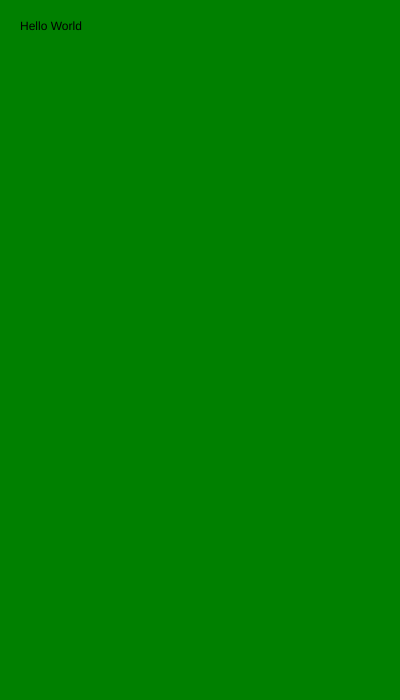
Frame 1 (no input)
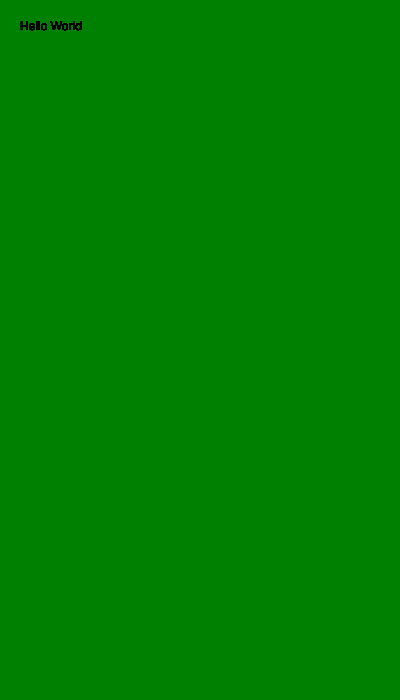
Frame 60 (no input)
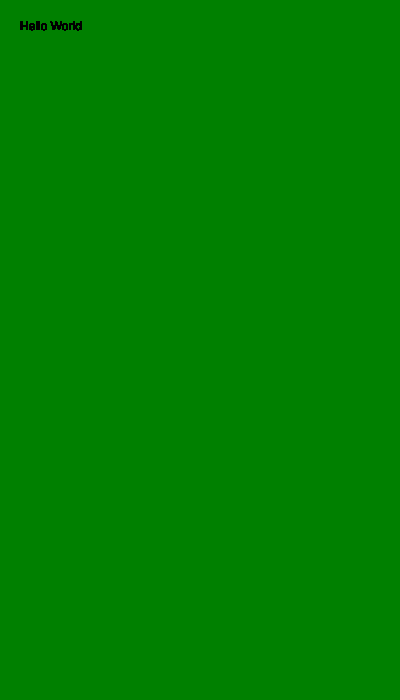
Frame 120 (the mouse pressed at the canvas centre since frame 60)

The p5.js sketch that drew these frames (run headless with seeded random() and noise() and a simulated clock; from frame 60 on, the mouse is pressed at the canvas centre):

// p5.js sketch
// ── sketch.js
function setup(){

  createCanvas( 400, 700);

  background( 'green');

}
function draw() {

  text("Hello World", 20, 30 );
}
